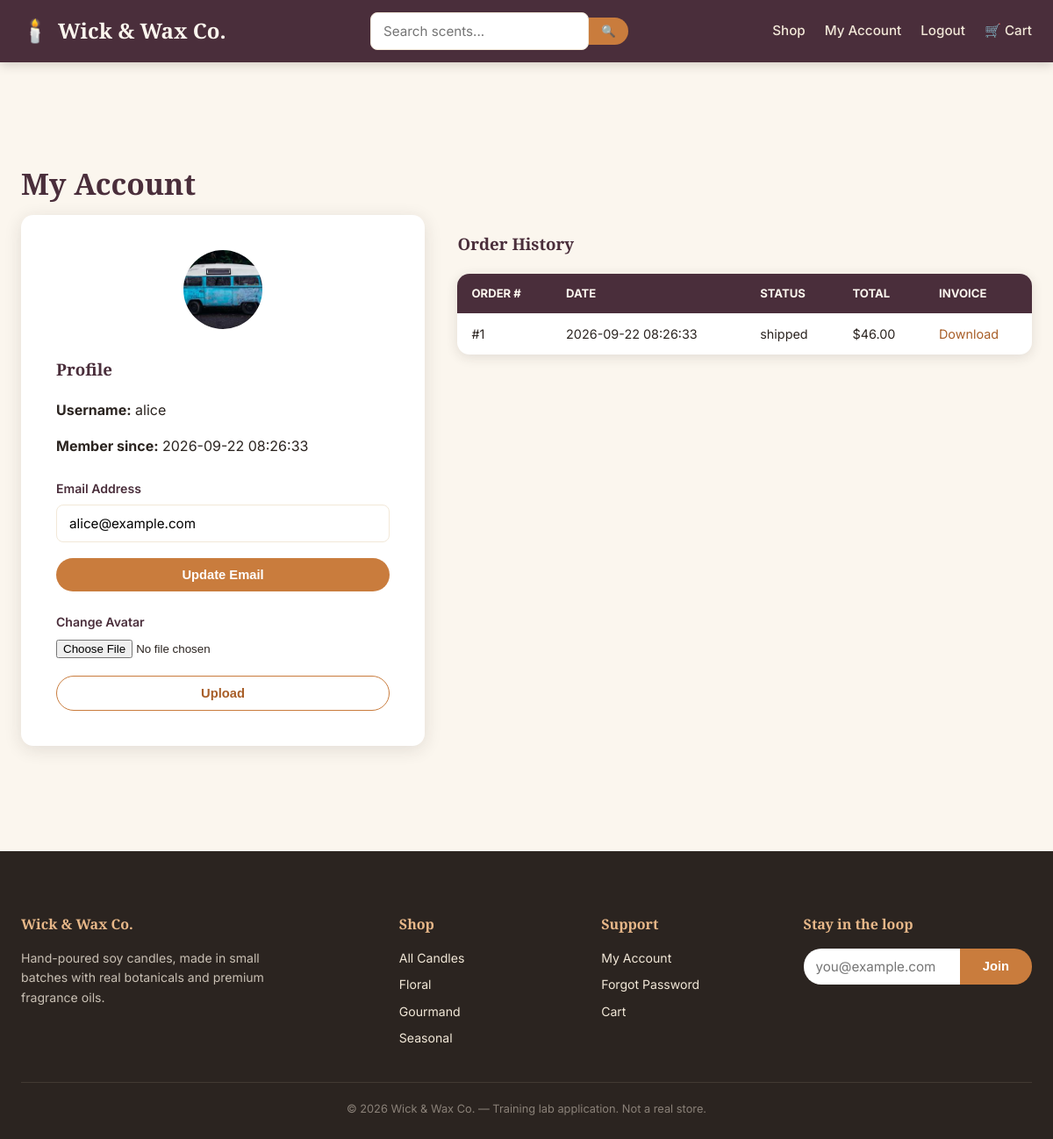
/account (signed in), run on the app's committed database.
### tables this page shows
CREATE TABLE users (
            id INTEGER PRIMARY KEY AUTOINCREMENT,
            username TEXT UNIQUE NOT NULL,
            email TEXT NOT NULL,
            password_hash TEXT NOT NULL,
            is_admin INTEGER NOT NULL DEFAULT 0,
            avatar TEXT DEFAULT 'default-avatar.jpg',
            reset_token TEXT,
            created_at TEXT DEFAULT CURRENT_TIMESTAMP
        );

CREATE TABLE orders (
            id INTEGER PRIMARY KEY AUTOINCREMENT,
            user_id INTEGER NOT NULL,
            total REAL NOT NULL,
            status TEXT DEFAULT 'processing',
            shipping_address TEXT,
            created_at TEXT DEFAULT CURRENT_TIMESTAMP,
            FOREIGN KEY (user_id) REFERENCES users (id)
        );

### app.py (the view)
@app.route("/account", methods=["GET"])
def account():
    if "username" not in session:
        return redirect(url_for("login"))
    db = get_db()
    user = db.execute(
        "SELECT * FROM users WHERE id = ?", (session["user_id"],)
    ).fetchone()
    orders = db.execute(
        "SELECT * FROM orders WHERE user_id = ? ORDER BY created_at DESC",
        (session["user_id"],),
    ).fetchall()
    return render_template("account.html", user=user, orders=orders)

### app.py (called while the page is built)
@app.after_request
def add_permissive_headers(resp):
    resp.headers["Access-Control-Allow-Origin"] = "*"
    resp.headers["Access-Control-Allow-Credentials"] = "true"
    resp.headers["Access-Control-Allow-Headers"] = "*"
    resp.headers["Access-Control-Allow-Methods"] = "*"
    return resp

def get_db():
    if "db" not in g:
        g.db = sqlite3.connect(DB_PATH)
        g.db.row_factory = sqlite3.Row
    return g.db

@app.context_processor
def inject_globals():
    return {
        "current_user": session.get("username"),
        "is_admin": session.get("is_admin", False),
        "cart_count": sum(item["qty"] for item in get_cart().values()) if get_cart() else 0,
    }

def get_cart():
    return session.get("cart", {})

### templates/account.html (shortened to what this page needs)
{% extends "base.html" %}
{% block content %}
<section class="section">
  <div class="container">
    <h1 class="section-title" style="text-align:left;">My Account</h1>
    <div style="display:grid; grid-template-columns: 1fr 1.4fr; gap: 30px; align-items:start;">
      <div class="form-card" style="margin:0;">
        <div class="text-center mb-2">
          <img src="{{ url_for('static', filename='uploads/' + user.avatar) if user.avatar != 'default-avatar.jpg' else url_for('static', filename='images/default-avatar.jpg') }}"
               alt="avatar" class="avatar-sm" style="width:90px;height:90px;">
        </div>
        <h3>Profile</h3>
        <p><strong>Username:</strong> {{ user.username }}</p>
        <p><strong>Member since:</strong> {{ user.created_at }}</p>
        <form action="{{ url_for('update_email') }}" method="post" class="mt-2">
          <div class="form-group">
            <label>Email Address</label>
            <input type="email" name="email" value="{{ user.email }}" required>
          </div>
          <button type="submit" class="btn btn-primary btn-block">Update Email</button>
        </form>
        <form action="{{ url_for('upload_avatar') }}" method="post" enctype="multipart/form-data" class="mt-2">
          <div class="form-group">
            <label>Change Avatar</label>
            <input type="file" name="avatar" accept="image/*">
          </div>
          <button type="submit" class="btn btn-outline btn-block">Upload</button>
        </form>
      </div>
      <div>
        <h3>Order History</h3>
        {% if orders %}
        <table class="data-table">
          <thead><tr><th>Order #</th><th>Date</th><th>Status</th><th>Total</th><th>Invoice</th></tr></thead>
          <tbody>
          {% for o in orders %}
            <tr>
              <td>#{{ o.id }}</td>
              <td>{{ o.created_at }}</td>
              <td>{{ o.status }}</td>
              <td>${{ "%.2f"|format(o.total) }}</td>
              <td><a href="{{ url_for('download_invoice', filename='order-' + o.id|string + '.txt') }}">Download</a></td>
            </tr>
          {% endfor %}
          </tbody>
        </table>
        {% else %}
        <div class="empty-state">
          <div class="icon">📦</div>
          <p>No orders yet. <a href="{{ url_for('shop') }}">Start shopping</a></p>
        </div>
        {% endif %}
      </div>
    </div>
  </div>
</section>
{% endblock %}

### static/css/style.css (style rules this page uses)
:root { --cream: #FBF6EE; --cream-dark: #F2E8D8; --amber: #C97C3D; --amber-dark: #A85E28; --amber-light: #E8B889; --plum: #4A2E3B; --plum-light: #6B4256; --charcoal: #2B2420; --sage: #7C8A6F; --success: #5C8A5C; --danger: #B84B4B; --warning: #C99A3D; --info: #4B7EA8; --shadow: rgba(43, 36, 32, 0.12); --shadow-lg: rgba(43, 36, 32, 0.22); --radius: 14px; --radius-sm: 8px; --font-display: 'Playfair Display', Georgia, serif; --font-body: 'Inter', -apple-system, BlinkMacSystemFont, 'Segoe UI', sans-serif; }
* { box-sizing: border-box; }
body { margin: 0; font-family: var(--font-body); background: var(--cream); color: var(--charcoal); line-height: 1.6; }
h1, h2, h3, h4, .display-font { font-family: var(--font-display); color: var(--plum); font-weight: 700; }
a { color: var(--amber-dark); text-decoration: none; transition: color .15s ease; }
.container { max-width: 1200px; margin: 0 auto; padding: 0 24px; }
.btn { display: inline-block; padding: 11px 26px; border-radius: 30px; font-weight: 600; font-size: .92rem; cursor: pointer; border: none; transition: transform .15s ease, box-shadow .15s ease, background .15s ease; text-align: center; }
.btn-primary { background: var(--amber); color: white; }
.btn-outline { background: transparent; border: 1.5px solid var(--amber); color: var(--amber-dark); }
.btn-block { display: block; width: 100%; }
.section { padding: 60px 0; }
.section-title { text-align: center; margin-bottom: 8px; font-size: 2.1rem; }
.form-card { background: white; border-radius: var(--radius); padding: 40px; max-width: 460px; margin: 50px auto; box-shadow: 0 4px 20px var(--shadow); }
.form-group { margin-bottom: 18px; }
label { display: block; margin-bottom: 6px; font-weight: 600; font-size: .88rem; color: var(--plum); }
input[type=text], input[type=email], input[type=password], input[type=number], input[type=url], textarea, select { width: 100%; padding: 11px 14px; border: 1.5px solid var(--cream-dark); border-radius: var(--radius-sm); font-size: .95rem; font-family: var(--font-body); outline: none; transition: border-color .15s ease; }
table.data-table { width: 100%; border-collapse: collapse; background: white; border-radius: var(--radius); overflow: hidden; box-shadow: 0 3px 14px var(--shadow); }
table.data-table th { background: var(--plum); color: var(--cream); padding: 12px 16px; text-align: left; font-size: .82rem; text-transform: uppercase; }
table.data-table td { padding: 12px 16px; border-bottom: 1px solid var(--cream-dark); font-size: .9rem; }
table.data-table tr:last-child td { border-bottom: none; }
.text-center { text-align: center; }
.mt-2 { margin-top: 24px; }
.mb-2 { margin-bottom: 24px; }
.avatar-sm { width: 40px; height: 40px; border-radius: 50%; object-fit: cover; }

### data on the page
users: avatar (placeholder picture), username "alice", created_at "2026-09-22 08:26:33", email "alice@example.com"
orders: id "1", created_at "2026-09-22 08:26:33", status "shipped", total "46.00"
